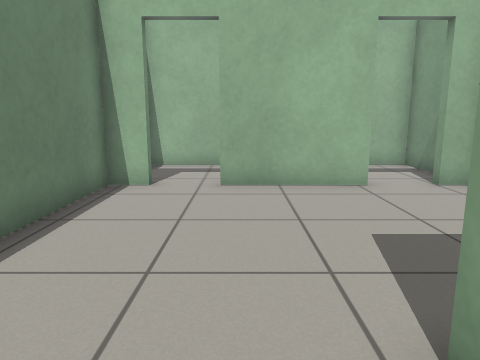
[1] (above)

15 first-person views from a walk through a Gazebo world. The camera is 0.82 m above the floor, tilts 10° down and sees 70° across. The floor is counted in squares, 0.5 m on a side. Each view is taken from the middle of a square. On the plan, view 1 faces up. The plan holds only what a view shows up to about 16 squares ahead; the rest is blank. The robots in the file are not drawn.

[2]
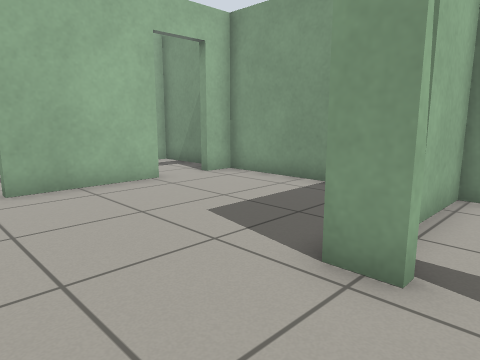

[3]
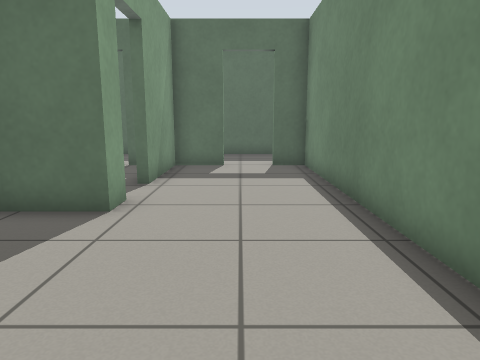

[4]
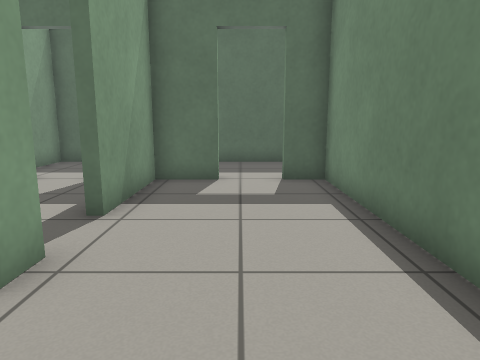

[5]
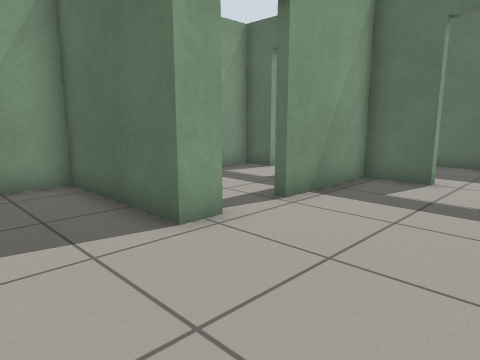

[6]
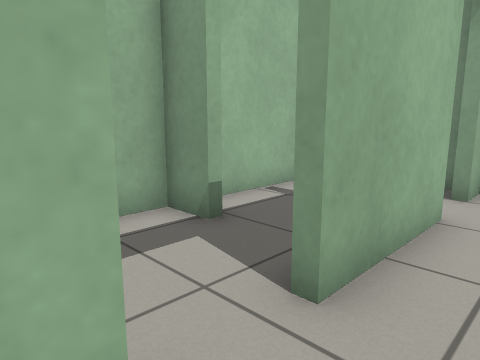

[7]
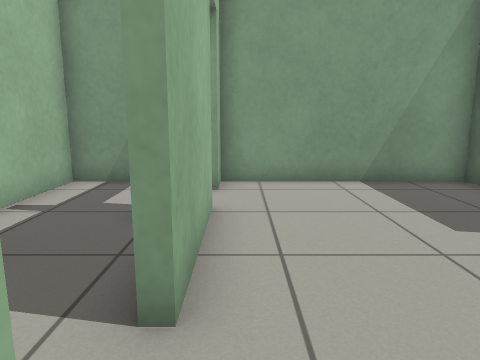

[8]
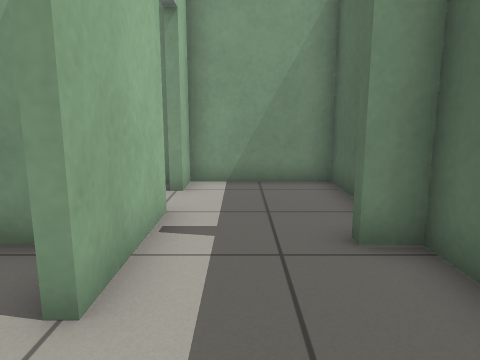

[9]
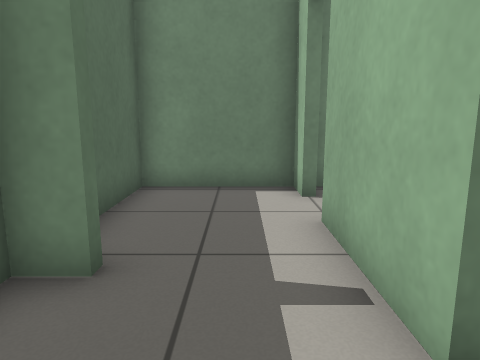

[10]
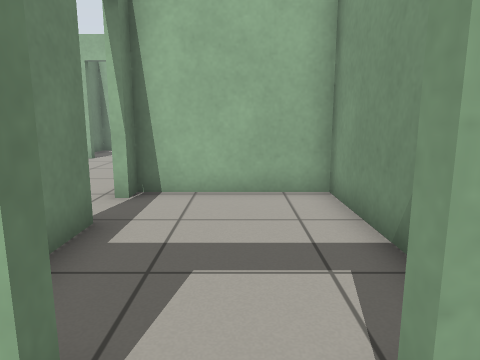

[11]
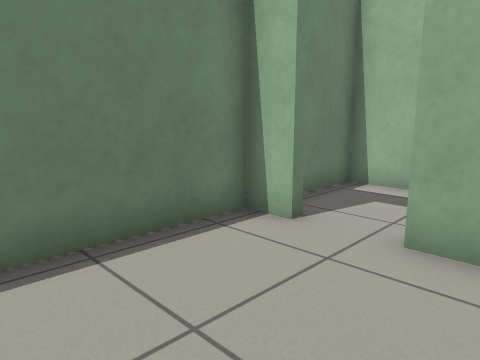

[12]
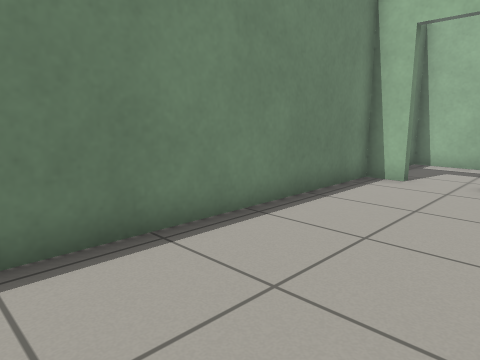

[13]
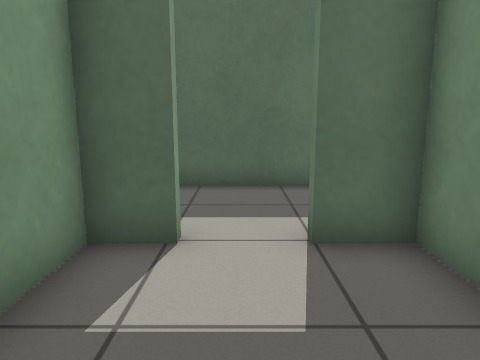

[14]
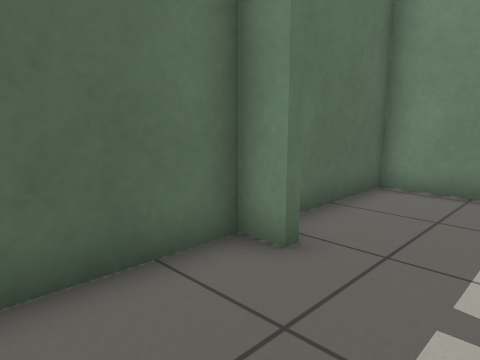

[15]
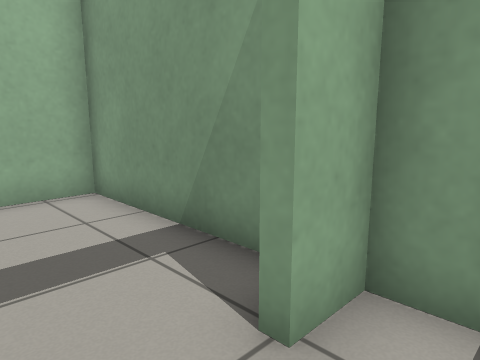

### Floor plan
Ten units are one square. View 1 is at (0, 0); x grows to the right and y downward. Boxes are objects, and circles mark ways between rooms. Rooms are numbered by the first view taken in them; rooms with no view inside come last. Other rooms are left out.
<svg viewBox="-39 -130 104 219">
<path fill="none" stroke="#000" d="M13 -11 13 -20 60 -20 60 -85 50 -85M-23 -85 -34 -85 -34 44 -23 44M32 -85 -5 -85M-5 44 13 44 13 7M16 75 16 84 60 84 60 47 48 47M30 47 -5 47M-23 47 -34 47 -34 84 13 84 13 75M16 7 16 44 30 44M48 44 60 44 60 -17 16 -17 16 -11M5 -111 5 -125 -34 -125 -34 -102M60 -90 60 -125 19 -125"/>
<circle cx="-15" cy="45" r="3" fill="#2a7"/>
<circle cx="15" cy="-5" r="3" fill="#2a7"/>
<circle cx="-15" cy="-90" r="3" fill="#2a7"/>
<circle cx="45" cy="-90" r="3" fill="#2a7"/>
<circle cx="35" cy="45" r="3" fill="#2a7"/>
<text x="0" y="-30">1</text>
<text x="10" y="70">2</text>
<text x="40" y="10">3</text>
<text x="10" y="-110">4</text>
</svg>
Room 1 opens to room 2. Room 1 opens to room 3. Room 1 opens to room 4. Room 2 opens to room 3.

Where each view was taken, in squares from view 1:
view 1: 0 up, 0 right, facing up
view 2: 0 up, 2 left, facing up-right
view 3: 8 up, 1 left, facing down
view 4: 5 up, 1 left, facing down
view 5: 5 up, 3 left, facing down-right
view 6: 7 up, 3 left, facing up-right
view 7: 8 up, 3 left, facing right
view 8: 6 down, 3 left, facing right
view 9: 6 down, 5 right, facing left
view 10: 6 down, 4 right, facing up
view 11: 4 up, 1 right, facing up-left
view 12: 1 down, 1 right, facing up-left
view 13: 0 up, 4 right, facing down
view 14: 5 down, 5 right, facing down-left
view 15: 6 down, 3 right, facing up-right
